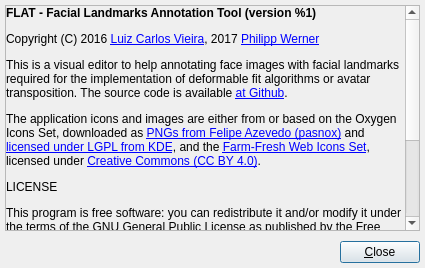
<?xml version="1.0" encoding="UTF-8"?>
<ui version="4.0">
 <class>AboutWindow</class>
 <widget class="QDialog" name="AboutWindow">
  <property name="windowModality">
   <enum>Qt::ApplicationModal</enum>
  </property>
  <property name="geometry">
   <rect>
    <x>0</x>
    <y>0</y>
    <width>425</width>
    <height>268</height>
   </rect>
  </property>
  <property name="windowTitle">
   <string>About...</string>
  </property>
  <property name="locale">
   <locale language="English" country="UnitedKingdom"/>
  </property>
  <property name="modal">
   <bool>true</bool>
  </property>
  <layout class="QGridLayout" name="gridLayout_2">
   <property name="leftMargin">
    <number>5</number>
   </property>
   <property name="topMargin">
    <number>5</number>
   </property>
   <property name="rightMargin">
    <number>5</number>
   </property>
   <property name="bottomMargin">
    <number>5</number>
   </property>
   <property name="spacing">
    <number>5</number>
   </property>
   <item row="0" column="0">
    <layout class="QVBoxLayout" name="vLayout">
     <property name="spacing">
      <number>10</number>
     </property>
     <item>
      <widget class="QScrollArea" name="scrollArea">
       <property name="widgetResizable">
        <bool>true</bool>
       </property>
       <widget class="QWidget" name="scrollAreaWidgetContents">
        <property name="geometry">
         <rect>
          <x>0</x>
          <y>0</y>
          <width>394</width>
          <height>331</height>
         </rect>
        </property>
        <layout class="QGridLayout" name="gridLayout">
         <property name="leftMargin">
          <number>0</number>
         </property>
         <property name="topMargin">
          <number>0</number>
         </property>
         <property name="rightMargin">
          <number>0</number>
         </property>
         <property name="bottomMargin">
          <number>0</number>
         </property>
         <property name="spacing">
          <number>0</number>
         </property>
         <item row="0" column="0">
          <widget class="QLabel" name="label">
           <property name="text">
            <string>&lt;html&gt;&lt;head/&gt;&lt;body&gt;&lt;p&gt;&lt;span style=&quot; font-weight:600;&quot;&gt;FLAT - Facial Landmarks Annotation Tool (version %1)&lt;/span&gt;&lt;/p&gt;&lt;p&gt;Copyright (C) 2016 &lt;a href=&quot;http://www.luiz.vieira.nom.br/&quot;&gt;&lt;span style=&quot; text-decoration: underline; color:#0000ff;&quot;&gt;Luiz Carlos Vieira&lt;/span&gt;&lt;/a&gt;, 2017 &lt;a href=&quot;http://philipp-werner.info/&quot;&gt;&lt;span style=&quot; text-decoration: underline; color:#0000ff;&quot;&gt;Philipp Werner&lt;/span&gt;&lt;/a&gt;&lt;/p&gt;&lt;p&gt;This is a visual editor to help annotating face images with facial landmarks required for the implementation of deformable fit algorithms or avatar transposition. The source code is available &lt;a href=&quot;https://github.com/luigivieira/Facial-Landmarks-Annotation-Tool&quot;&gt;&lt;span style=&quot; text-decoration: underline; color:#0000ff;&quot;&gt;at Github&lt;/span&gt;&lt;/a&gt;.&lt;/p&gt;&lt;p&gt;The application icons and images are either from or based on the Oxygen Icons Set, downloaded as &lt;a href=&quot;https://github.com/pasnox/oxygen-icons-png&quot;&gt;&lt;span style=&quot; text-decoration: underline; color:#0000ff;&quot;&gt;PNGs from Felipe Azevedo (pasnox)&lt;/span&gt;&lt;/a&gt; and &lt;a href=&quot;https://techbase.kde.org/Projects/Oxygen/Licensing&quot;&gt;&lt;span style=&quot; text-decoration: underline; color:#0000ff;&quot;&gt;licensed under LGPL from KDE&lt;/span&gt;&lt;/a&gt;, and the &lt;a href=&quot;http://www.fatcow.com/free-icons&quot;&gt;&lt;span style=&quot; text-decoration: underline; color:#0000ff;&quot;&gt;Farm-Fresh Web Icons Set&lt;/span&gt;&lt;/a&gt;, licensed under &lt;a href=&quot;http://creativecommons.org/licenses/by/4.0/&quot;&gt;&lt;span style=&quot; text-decoration: underline; color:#0000ff;&quot;&gt;Creative Commons (CC BY 4.0)&lt;/span&gt;&lt;/a&gt;.&lt;/p&gt;&lt;p&gt;LICENSE&lt;/p&gt;&lt;p&gt;This program is free software: you can redistribute it and/or modify it under the terms of the GNU General Public License as published by the Free Software Foundation, either version 3 of the License, or (at your option) any later version.&lt;/p&gt;&lt;p&gt;This program is distributed in the hope that it will be useful, but WITHOUT ANY WARRANTY; without even the implied warranty of MERCHANTABILITY or FITNESS FOR A PARTICULAR PURPOSE. See the GNU General Public License for more details.&lt;/p&gt;&lt;p&gt;You should have received a copy of the GNU General Public License along with this program. If not, see &lt;a href=&quot;http://www.gnu.org/licenses/&quot;&gt;&lt;span style=&quot; text-decoration: underline; color:#0000ff;&quot;&gt;http://www.gnu.org/licenses/&lt;/span&gt;&lt;/a&gt;.&lt;/p&gt;&lt;/body&gt;&lt;/html&gt;</string>
           </property>
           <property name="alignment">
            <set>Qt::AlignLeading|Qt::AlignLeft|Qt::AlignTop</set>
           </property>
           <property name="wordWrap">
            <bool>true</bool>
           </property>
           <property name="openExternalLinks">
            <bool>true</bool>
           </property>
          </widget>
         </item>
        </layout>
       </widget>
      </widget>
     </item>
     <item>
      <layout class="QHBoxLayout" name="hLayout">
       <property name="spacing">
        <number>0</number>
       </property>
       <item>
        <spacer name="horizontalSpacer">
         <property name="orientation">
          <enum>Qt::Horizontal</enum>
         </property>
         <property name="sizeHint" stdset="0">
          <size>
           <width>40</width>
           <height>20</height>
          </size>
         </property>
        </spacer>
       </item>
       <item>
        <widget class="QPushButton" name="closeButton">
         <property name="maximumSize">
          <size>
           <width>80</width>
           <height>16777215</height>
          </size>
         </property>
         <property name="text">
          <string>&amp;Close</string>
         </property>
         <property name="default">
          <bool>true</bool>
         </property>
        </widget>
       </item>
      </layout>
     </item>
    </layout>
   </item>
  </layout>
 </widget>
 <resources/>
 <connections>
  <connection>
   <sender>closeButton</sender>
   <signal>clicked()</signal>
   <receiver>AboutWindow</receiver>
   <slot>accept()</slot>
   <hints>
    <hint type="sourcelabel">
     <x>380</x>
     <y>249</y>
    </hint>
    <hint type="destinationlabel">
     <x>212</x>
     <y>133</y>
    </hint>
   </hints>
  </connection>
 </connections>
</ui>
